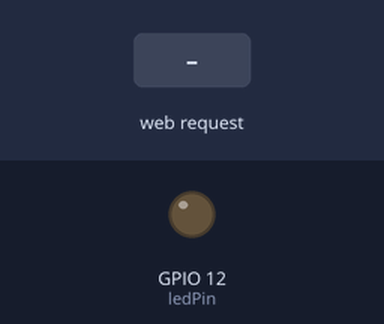
A sketch run on a simulated ESP8266 (NodeMCU). Shown: output pins drawn as LEDs (lit = HIGH). Inputs (shaded band) come from the test bench. WiFi joins after 1.5 s; servers stay silent unless stated; what the sketch prints to the serial monitor is not drawn.

Above: at 2.7 s.
2.8 s: HTTP request GET /LED=ON received
At 3.5 s:
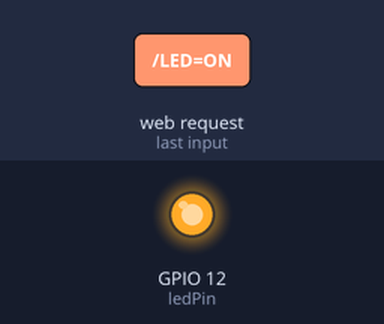
4.3 s: HTTP request GET /LED=OFF received
At 4.6 s:
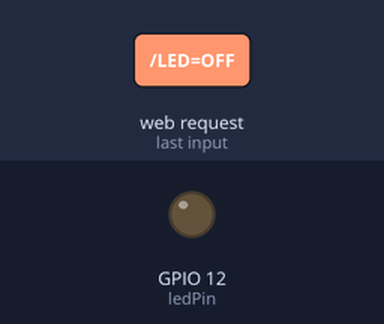
Timing chart, 0 to 7.3 s (numbered marks = the images above; inputs shaded):
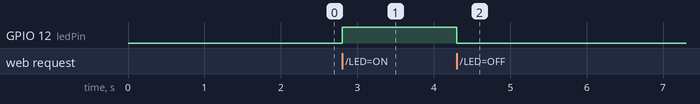

The sketch:

swicth_ip.ino
```cpp
#include <ESP8266WiFi.h>

const char* ssid = "Connecting...";
const char* password = "uiuiuiuu";

int ledPin = 12; // GPIO12 D6
WiFiServer server(80);

void setup() {
  Serial.begin(9600);
  delay(10);

  pinMode(ledPin, OUTPUT);
  digitalWrite(ledPin, LOW);

  // Connect to WiFi network
  Serial.println();
  Serial.println();
  Serial.print("Trying to connect to  ");
  Serial.println(ssid);

  WiFi.begin(ssid, password);

  while (WiFi.status() != WL_CONNECTED) {
    delay(500);
    Serial.print(".");
  }
  Serial.println("");
  Serial.println("WiFi connected");

  // Start the server
  server.begin();
  Serial.println("Server started");

  // Print the IP address
  Serial.print("Use this URL to connect: ");
  Serial.print("http://");
  Serial.print(WiFi.localIP());
  Serial.println("/");

}

void loop() {
  // Check if a client has connected
  WiFiClient client = server.available();
  if (!client) {
    return;
  }

  // Wait until the client sends some data
  Serial.println("new client");
  while (!client.available()) {
    delay(1);
  }

  // Read the first line of the request
  String request = client.readStringUntil('\r');
  Serial.println(request);
  client.flush();

  // Match the request
  int value = LOW;
  if (request.indexOf("/LED=ON") != -1) {
    digitalWrite(ledPin, HIGH);
    value = HIGH;
  }
  if (request.indexOf("/LED=OFF") != -1) {
    digitalWrite(ledPin, LOW);
    value = LOW;
  }

  // Set ledPin according to the request
  //digitalWrite(ledPin, value);

  // Return the response
  client.println("HTTP/1.1 200 OK");
  client.println("Content-Type: text/html");
  client.println(""); // do not forget this one
  client.println("<!DOCTYPE HTML>");
  client.println("<html>");
  client.println("<head>");
  client.println("<title>Switch Detector!!!</title>");
  client.println("<script src='http://code.jquery.com/jquery-1.12.4.js' type='text/javascript'></script>");
  client.println("<link rel='stylesheet' href='style.css'>");
  client.println("</head>");
  client.println("<header>");
  client.println(" <div id='header'>");
  client.println("<h1>Switch Detector!!!</h1>");
  client.println("</div>");
  client.println("</header>");

  client.println("<body>");
  client.print("Led pin is now: ");

  if (value == HIGH) {
    client.print("On");
  } else {
    client.print("Off");
  }
  client.println("<br><br>");
  client.println("<a href=\"/LED=ON\"><button>ON</button></a>&nbsp;<a href=\"/LED=OFF\"><button>OFF</button></a></p>");
  client.println("</html>");

  delay(1);
  Serial.println("Client disonnected");
  Serial.println("");

}
```

Measured:
- after the input at 2.8 s, GPIO 12 (ledPin): LOW → HIGH at once
- after the input at 4.3 s, GPIO 12 (ledPin): HIGH → LOW at once
